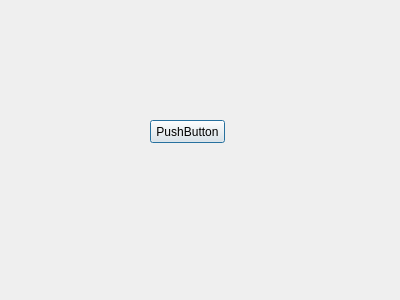
<?xml version="1.0" encoding="UTF-8"?>
<ui version="4.0">
 <class>New_window</class>
 <widget class="QDialog" name="New_window">
  <property name="geometry">
   <rect>
    <x>0</x>
    <y>0</y>
    <width>400</width>
    <height>300</height>
   </rect>
  </property>
  <property name="windowTitle">
   <string>Dialog</string>
  </property>
  <widget class="QPushButton" name="pushButton">
   <property name="geometry">
    <rect>
     <x>150</x>
     <y>120</y>
     <width>75</width>
     <height>23</height>
    </rect>
   </property>
   <property name="text">
    <string>PushButton</string>
   </property>
  </widget>
 </widget>
 <resources/>
 <connections/>
</ui>
